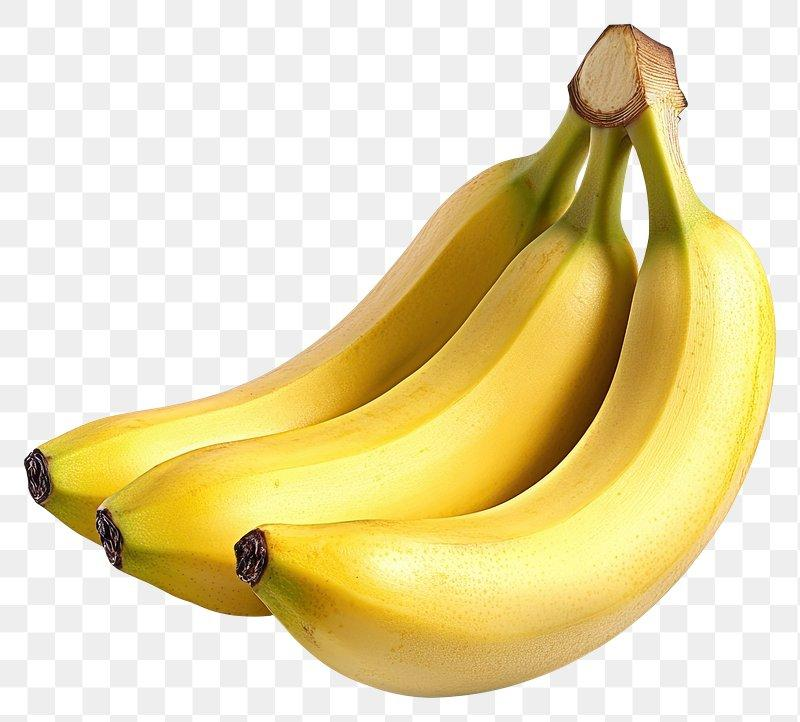
#> input picture banana_flutter/assets/images/Banana.jpg, 800 x 722 px
$ python -i main.py   (imports and definitions only)
#> lines starting #> are read from the running program, lines starting #| are printed output that depends on the picture; after the words box and inside, x2 and y2 are one past the last pixel; in counts of white or black regions, pixels touching at a corner belong together
#> further down, picture is the input picture: shape (722, 800, 3); mean B, G, R 171.1, 218.3, 231.3
# IMPORT LIBRARY DAN KONFIGURASI

import os
import json
import cv2
import joblib
import numpy as np
import pandas as pd

from fastapi import FastAPI, UploadFile, File, HTTPException
from skimage.feature import graycoprops

# MENENTUKAN LOKASI MODEL

BASE_DIR = os.path.dirname(os.path.abspath(__file__))

MODEL_PATH = os.path.join(BASE_DIR, "random_forest_texture_1042_full.pkl")
FEATURE_PATH = os.path.join(BASE_DIR, "feature_random_forest_texture_1042_full.json")
CLASS_PATH = os.path.join(BASE_DIR, "class_random_forest.pkl")

IMG_SIZE = (224, 224)
KERNEL = np.ones((5, 5), np.uint8)


# Memuat model dan informasi fitur
# [14 lines not run here, left out]

# FUNGSI PREPROCESSING DAN SEGMENTASI

def preprocess_image(image):

    # Resize gambar
    image = cv2.resize(image, IMG_SIZE)
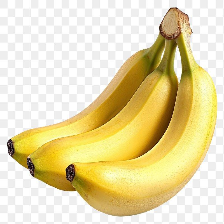
#> image: shape (224, 224, 3); mean of channels 0, 1, 2 171, 218.3, 231.3; drawn as B, G, R

    # Inisialisasi mask GrabCut
    mask = np.zeros(image.shape[:2], np.uint8)

    height, width = image.shape[:2]
#> height = 224; width = 224

    rect = (
        int(width * 0.03),
        int(height * 0.03),
        int(width * 0.94),
        int(height * 0.94)
    )
#> rect = (6, 6, 210, 210)

    background_model = np.zeros((1, 65), np.float64)
    foreground_model = np.zeros((1, 65), np.float64)

    # Segmentasi GrabCut
    cv2.grabCut(
        image,
        mask,
        rect,
        background_model,
        foreground_model,
        5,
        cv2.GC_INIT_WITH_RECT
    )

    # Mengambil area foreground
    mask = np.where(
        (mask == cv2.GC_FGD) |
        (mask == cv2.GC_PR_FGD),
        255,
        0
    ).astype(np.uint8)

    # Morfologi opening dan closing
    mask = cv2.morphologyEx(
        mask,
        cv2.MORPH_OPEN,
        KERNEL
    )

    mask = cv2.morphologyEx(
        mask,
        cv2.MORPH_CLOSE,
        KERNEL
    )

    if cv2.countNonZero(mask) == 0:
        raise ValueError("Objek pisang tidak berhasil disegmentasi.")

    return image, mask

# FUNGSI EKSTRAKSI FITUR WARNA

# [132 lines left out: functions extract_color_features, extract_texture_features, not called in this run]

# EKSTRAKSI 16 FITUR MODEL TEKSTUR 10 / WARNA 4 / BENTUK 2

TEXTURE_OFFSETS = [(0, 1), (-1, 1), (-1, 0), (-1, -1)]


def extract_all_features(image):
    processed_image, mask = preprocess_image(image)
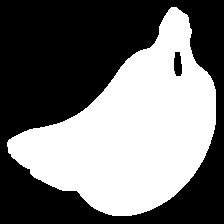
#> mask: shape (224, 224); 44.9% white; 1 white region, box (x1, y1, x2, y2) and area: (7, 7, 216, 216) 22548
    gray = cv2.cvtColor(processed_image, cv2.COLOR_BGR2GRAY)
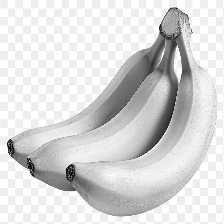
#> gray: shape (224, 224); min 5, max 255, mean 216.8
    quantized = (gray // 32).astype(np.uint8)
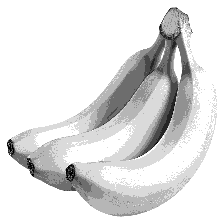
#> quantized: shape (224, 224); min 0, max 7, mean 6.18; drawn with min black and max white
    object_mask = mask == 255
    height, width = gray.shape
#> height = 224; width = 224

    # 8 fitur tekstur: contrast dan homogeneity untuk empat arah.
    directional_features = []
    summary_glcm = np.zeros((8, 8, 1, 4), dtype=np.float64)
    for i, (dy, dx) in enumerate(TEXTURE_OFFSETS):
        y1, y2 = max(0, -dy), min(height, height - dy)
        x1, x2 = max(0, -dx), min(width, width - dx)
        source = quantized[y1:y2, x1:x2]
        target = quantized[y1 + dy:y2 + dy, x1 + dx:x2 + dx]
        valid = (
            object_mask[y1:y2, x1:x2]
            & object_mask[y1 + dy:y2 + dy, x1 + dx:x2 + dx]
        )
        glcm = np.zeros((8, 8), dtype=np.float64)
        np.add.at(glcm, (source[valid], target[valid]), 1)
        glcm += glcm.T
        total = glcm.sum()
        if total:
            glcm /= total
            directional_glcm = glcm[:, :, None, None]
            directional_features.extend([
                float(graycoprops(directional_glcm, "contrast")[0, 0]),
                float(graycoprops(directional_glcm, "homogeneity")[0, 0]),
            ])
        else:
            directional_features.extend([0.0, 0.0])
        summary_glcm[:, :, 0, i] = glcm
#> this loop made 4 passes
#> pass 1, in extract_all_features, `target = quantized[y1 + dy:y2 + dy, x1 + dx:x2 + dx]`:
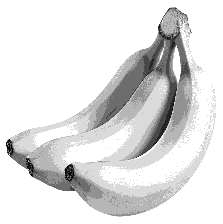
#> target: shape (224, 223); min 0, max 7, mean 6.18; drawn with min black and max white
#> pass 1, in extract_all_features, `valid = ( object_mask[y1:y2, x1:x2] & object_mask[y1 + dy:y2 + dy, x1 ..`:
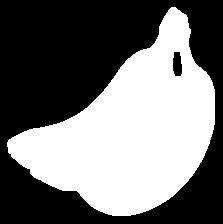
#> valid: shape (224, 223) bool; 44.7% white; 1 white region
#> pass 2, in extract_all_features, `source = quantized[y1:y2, x1:x2]`:
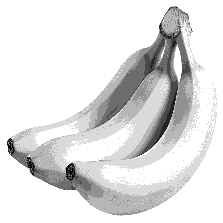
#> source: shape (223, 223); min 0, max 7, mean 6.17; drawn with min black and max white
#> after the loop, directional_features = [0.443, 0.875, 0.406, 0.878, 0.357, 0.886, 0.569, 0.851]

    # 2 fitur tekstur tambahan: rata-rata energy dan correlation empat arah.
    texture_summary = [
        float(np.mean(graycoprops(summary_glcm, "energy"))),
        float(np.mean(graycoprops(summary_glcm, "correlation"))),
    ]
#> texture_summary = [0.361, 0.912]

    # 4 fitur warna: H_mean, H_std, S_mean, V_mean.
    hsv = cv2.cvtColor(processed_image, cv2.COLOR_BGR2HSV)
#> hsv: shape (224, 224, 3); mean H, S, V 13.7, 74.8, 231.3
    object_hsv = hsv[mask == 255]
    if not len(object_hsv):
        raise ValueError("Tidak ditemukan piksel objek.")
    color_features = [
        float(np.mean(object_hsv[:, 0])),
        float(np.std(object_hsv[:, 0])),
        float(np.mean(object_hsv[:, 1])),
        float(np.mean(object_hsv[:, 2])),
    ]
#> color_features = [24.22, 11.05, 165.5, 213]

    # 2 fitur bentuk: aspect ratio dan solidity kontur terbesar.
    contours, _ = cv2.findContours(
        mask, cv2.RETR_EXTERNAL, cv2.CHAIN_APPROX_SIMPLE
    )
#> contours = 1 contour; box (x1, y1, x2, y2) and area: (7, 7, 216, 216) 22422
    if contours:
        contour = max(contours, key=cv2.contourArea)
#> contour = contour of 294 points, box (x1, y1, x2, y2) (7, 7, 216, 216), area 22422
        area = float(cv2.contourArea(contour))
#> area = 22421.5
        _, (rect_width, rect_height), _ = cv2.minAreaRect(contour)
#> rect_width = 225.5; rect_height = 147.8
        aspect_ratio = max(rect_width, rect_height) / max(
            min(rect_width, rect_height), 1e-6
        )
#> aspect_ratio = 1.53
        hull_area = float(cv2.contourArea(cv2.convexHull(contour)))
#> hull_area = 26046.5
        solidity = area / hull_area if hull_area > 0 else 0.0
#> solidity = 0.861
        shape_features = [float(aspect_ratio), float(solidity)]
#> shape_features = [1.53, 0.861]
    else:
        shape_features = [0.0, 0.0]

    all_features = (
        directional_features + texture_summary + color_features + shape_features
    )
#> all_features = [0.443, 0.875, 0.406, 0.878, 0.357, 0.886, 0.569, 0.851, 0.361, 0.912, 24.22, 11.05, 165.5, 213, 1.53, 0.861]
    if len(all_features) != 16:
        raise ValueError(f"Jumlah fitur harus 16, ditemukan {len(all_features)}.")
    return all_features

# FUNGSI PREDIKSI RANDOM FOREST

# [29 lines left out: function predict_banana, not called in this run]

# MEMBUAT ENDPOINT FASTAPI

# [5 lines not run here, left out]


# [7 lines that did not run here, left out]


# [59 lines not run here, left out]


# MENJALANKAN BACKEND

# Server dijalankan melalui terminal:
# uvicorn main:app --host 0.0.0.0 --port 8000 --reload

>>> import cv2
>>> picture = cv2.imread('../banana_flutter/assets/images/Banana.jpg')
>>> result = extract_all_features(picture)
#> result has the same summary as all_features in extract_all_features
